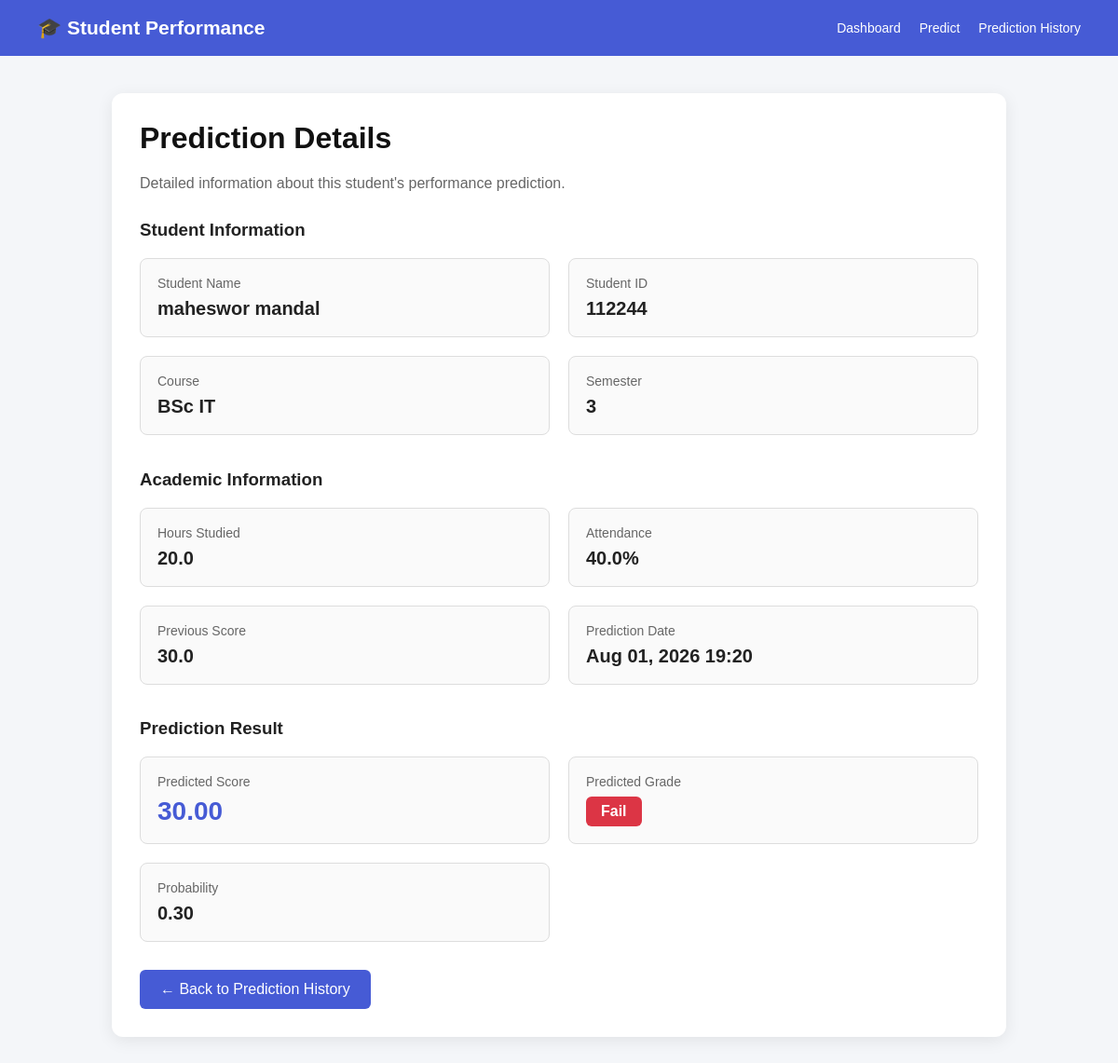
The page /prediction/prediction/7/ (signed in) on the database its author committed.
### prediction/models.py (models this page shows, shortened)
class Student(models.Model):
    COURSE_CHOICES = [
        ("BSc IT", "BSc IT"),
        ("BBA", "BBA"),
        ("BHM", "BHM"),
        ("BBS", "BBS"),
        ("BA", "Bachelor of Arts"),
        ("B.Tech", "Bachelor of Technology"),
        ("M.Tech", "Master of Technology"),
        ("MA", "Master of Arts"),
    ]
    user = models.OneToOneField(
        User,
        on_delete=models.CASCADE,
        null=True,
        blank=True
    )
    student_id = models.CharField(max_length=30, unique=True)
    full_name = models.CharField(max_length=100)
    email = models.EmailField(unique=True)
    course = models.CharField(
        max_length=50,
        choices=COURSE_CHOICES
    )
    semester = models.IntegerField()
    phone = models.CharField(max_length=20, blank=True)
    address = models.TextField(blank=True)
    date_of_birth = models.DateField(null=True, blank=True)

class Prediction(models.Model):
    user = models.ForeignKey(User, on_delete=models.CASCADE)
    hours_studied = models.FloatField()
    attendance = models.FloatField()
    previous_scores = models.FloatField()
    predicted_score = models.FloatField()
    created_at = models.DateTimeField(auto_now_add=True)

### prediction/views.py (the view, shortened to what this page needs)
@login_required
def prediction_detail(
    request,
    prediction_id
):
    prediction = get_object_or_404(
        Prediction,
        id=prediction_id,
        user=request.user
    )
    student = Student.objects.filter(
        user=prediction.user
    ).first()
    if student:
        student_name = student.full_name
        roll_number = student.student_id
        course = student.course
        year = student.semester
    score = float(
        prediction.predicted_score or 0
    )
    score = max(
        0.0,
        min(score, 100.0)
    )
    probability = score / 100
    if score >= 40:
        predicted_grade = "Pass"
    else:
        predicted_grade = "Fail"
    context = {
        "prediction": prediction,
        "student_name": student_name,
        "roll_number": roll_number,
        "course": course,
        "year": year,
        "predicted_score": score,
        "predicted_grade": predicted_grade,
        "probability": probability,
        "created_at": prediction.created_at,
    }
    return render(
        request,
        "prediction_detail.html",
        context
    )

### templates/prediction_detail.html (shortened to what this page needs)
<!DOCTYPE html>
<html lang="en">
<head>
</head>
<body>
<div class="navbar">
    <h2>🎓 Student Performance</h2>
    <div class="nav-links">
        <a href="{% url 'dashboard' %}">Dashboard</a>
        <a href="{% url 'predict' %}">Predict</a>
        <a href="{% url 'history' %}">Prediction History</a>
    </div>
</div>
<div class="container">
    <div class="card">
        <h1>Prediction Details</h1>
        <p class="subtitle">
            Detailed information about this student's performance prediction.
        </p>
        <h3>Student Information</h3>
        <div class="grid">
            <div class="item">
                <div class="label">Student Name</div>
                <div class="value">
                    {{ student_name }}
                </div>
            </div>
            <div class="item">
                <div class="label">Student ID</div>
                <div class="value">
                    {{ roll_number }}
                </div>
            </div>
            <div class="item">
                <div class="label">Course</div>
                <div class="value">
                    {{ course }}
                </div>
            </div>
            <div class="item">
                <div class="label">Semester</div>
                <div class="value">
                    {{ year }}
                </div>
            </div>
        </div>
        <br>
        <h3>Academic Information</h3>
        <div class="grid">
            <div class="item">
                <div class="label">Hours Studied</div>
                <div class="value">
                    {{ prediction.hours_studied }}
                </div>
            </div>
            <div class="item">
                <div class="label">Attendance</div>
                <div class="value">
                    {{ prediction.attendance }}%
                </div>
            </div>
            <div class="item">
                <div class="label">Previous Score</div>
                <div class="value">
                    {{ prediction.previous_scores }}
                </div>
            </div>
            <div class="item">
                <div class="label">Prediction Date</div>
                <div class="value">
                    {{ created_at|date:"M d, Y H:i" }}
                </div>
            </div>
        </div>
        <br>
        <h3>Prediction Result</h3>
        <div class="grid">
            <div class="item">
                <div class="label">
                    Predicted Score
                </div>
                <div class="value score">
                    {{ predicted_score|floatformat:2 }}
                </div>
            </div>
            <div class="item">
                <div class="label">
                    Predicted Grade
                </div>
                <div class="value">
                    {% if predicted_grade == "Pass" %}
                        <span class="pass">
                            Pass
                        </span>
                    {% else %}
                        <span class="fail">
                            Fail
                        </span>
                    {% endif %}
                </div>
            </div>
            <div class="item">
                <div class="label">
                    Probability
                </div>
                <div class="value">
                    {{ probability|floatformat:2 }}
                </div>
            </div>
        </div>
        <a href="{% url 'history' %}" class="back-btn">
            ← Back to Prediction History
        </a>
    </div>
</div>
</body>
</html>

### templates/prediction_detail.html (style rules this page uses)
* { box-sizing: border-box; }
body { margin: 0; font-family: Arial, sans-serif; background: #f4f6f9; color: #222; }
.navbar { background: #465bd5; color: white; padding: 18px 40px; display: flex; justify-content: space-between; align-items: center; }
.navbar h2 { margin: 0; font-size: 21px; }
.nav-links { display: flex; gap: 20px; }
.nav-links a { color: white; text-decoration: none; font-size: 14px; }
.container { max-width: 1000px; margin: 40px auto; padding: 0 20px; }
.card { background: white; padding: 30px; border-radius: 12px; box-shadow: 0 4px 18px rgba(0, 0, 0, 0.08); }
h1 { margin-top: 0; color: #111; }
.subtitle { color: #666; margin-bottom: 30px; }
.grid { display: grid; grid-template-columns: repeat(2, 1fr); gap: 20px; }
.item { border: 1px solid #ddd; padding: 18px; border-radius: 8px; background: #fafafa; }
.label { font-size: 14px; color: #666; margin-bottom: 8px; }
.value { font-size: 20px; font-weight: bold; color: #222; }
.fail { display: inline-block; background: #dc3545; color: white; padding: 7px 16px; border-radius: 6px; font-size: 16px; }
.score { color: #465bd5; font-size: 28px; }
.back-btn { display: inline-block; margin-top: 30px; padding: 12px 22px; background: #465bd5; color: white; text-decoration: none; border-radius: 6px; }

### rows shown on the page
Student: full_name "maheswor mandal", student "112244", course "BSc IT"
Prediction: hours_studied "20.0", attendance "40.0", previous_scores "30.0", created_at "Aug 01, 2026 19:20", predicted_score "30.00"

### other values the page prints
{{ year }} "3"
{{ probability|floatformat:2 }} "0.30"
